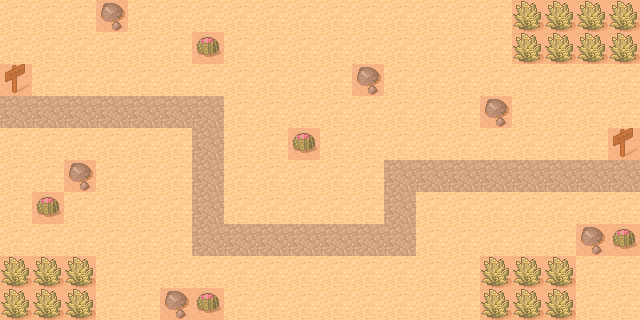

Tiled map render using the project's own tile images. Description and the map definition, with tile-layer contents summarised, below:
An orthogonal 20x10 tile map with 32x32 px tiles, 2 tile layers (Tile Layer 1, Meta), 2 tilesets and 6 objects (SpawnPoint, move1, move2, move3, move4, ...).

<map version="1.2" tiledversion="1.2.4" orientation="orthogonal" renderorder="right-down" width="20" height="10" tilewidth="32" tileheight="32" infinite="0" nextlayerid="4" nextobjectid="9">
 <tileset firstgid="1" source="tmw_desert_spacing.tsx" />
 <tileset firstgid="49" source="Meta.tsx" />
 <layer id="1" name="Tile Layer 1" width="20" height="10">
  <data>[200 cells, 200 non-empty, 6 distinct tile ids]</data>
 </layer>
 <layer id="3" name="Meta" width="20" height="10">
  <data>[200 cells, 59 non-empty, 1 distinct tile ids]</data>
 </layer>
 <objectgroup id="2" name="Objects">
  <object id="1" name="SpawnPoint" x="-20" y="112" />
  <object id="3" name="move1" x="206" y="111">
   <ellipse />
  </object>
  <object id="4" name="move2" x="208" y="240">
   <ellipse />
  </object>
  <object id="5" name="move3" x="399" y="240">
   <ellipse />
  </object>
  <object id="6" name="move4" x="401" y="175">
   <ellipse />
  </object>
  <object id="7" name="move5" x="683" y="180">
   <ellipse />
  </object>
 </objectgroup>
</map>
